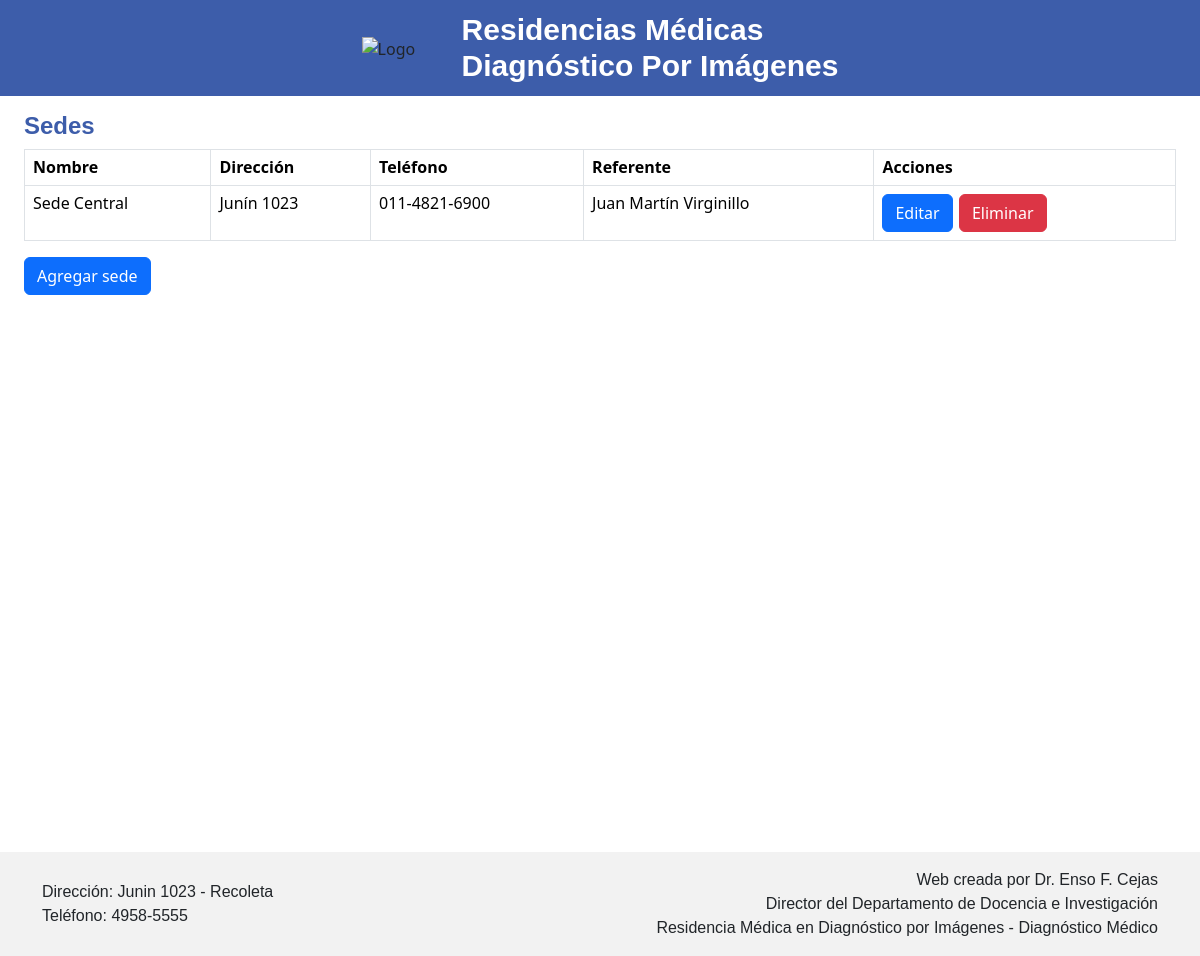
The app's page /sedes/, older data.
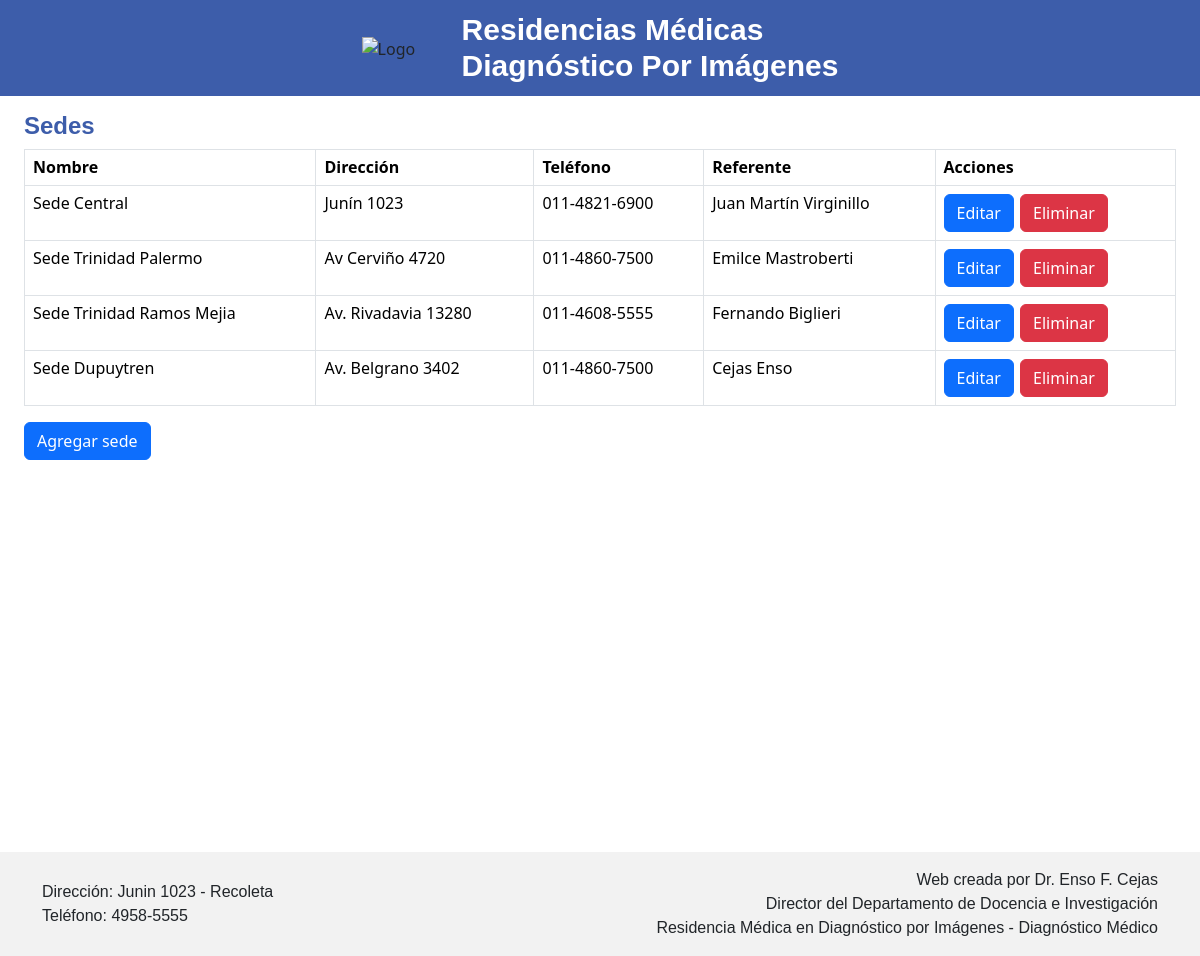
The same page, newer data.
### residentesdm/models.py (models this page shows, shortened)
class Sede(models.Model):
    nombre = models.CharField(max_length=200, unique=True)
    direccion = models.CharField(max_length=200)
    telefono = models.CharField(max_length=200)
    referente = models.CharField(max_length=200)

### residentesdm/views.py (the view)
# urls.py: path('sedes/', views.sedes, name='sedes'),
def sedes(request):
    sedes = Sede.objects.all()
    return render(request, 'sedes.html', {'sedes': sedes})

### residentesdm/templates/sedes.html (shortened to what this page needs)
{% extends "plantillas/base.html" %}
{% load static %}
{% block content %}
<main class="container-fluid mt-3">
    <h4 class="titulosede">Sedes<h4>
        <div class="table-responsive-lg">
            <table class="lassedes table-bordered table">
                <thead>
                    <tr>
                        <th class="fs-6">Nombre</th>
                        <th class="fs-6">Dirección</th>
                        <th class="fs-6">Teléfono</th>
                        <th class="fs-6">Referente</th>
                        <th class="fs-6">Acciones</th>
                    </tr>
                </thead>
                <tbody>
                    {% for sede in sedes %}
                    <tr>
                        <td class="fs-6" data-field="nombre">{{ sede.nombre }}</td>
                        <td class="fs-6" data-field="direccion">{{ sede.direccion }}</td>
                        <td class="fs-6" data-field="telefono">{{ sede.telefono }}</td>
                        <td class="fs-6" data-field="referente">{{ sede.referente }}</td>
                        <td>
                            <button class="btn btn-primary btn-edit" data-id="{{ sede.id }}">Editar</button>
                            <button class="btn btn-danger btn-delete" data-id="{{ sede.id }}">Eliminar</button>
                        </td>
                    </tr>
                    {% endfor %}
                </tbody>
            </table>
        </div>
    <a class="btn btn-primary mt-0" href="{% url 'residentesdm:agregarsede' %}">Agregar sede</a>
</main>
{% endblock %}

Row changes from the older to the newer data that the page shows:
added Sede: nombre "Sede Trinidad Palermo", direccion "Av Cerviño 4720", telefono "011-4860-7500", referente "Emilce Mastroberti"
added Sede: nombre "Sede Trinidad Ramos Mejia", direccion "Av. Rivadavia 13280", telefono "011-4608-5555", referente "Fernando Biglieri"
added Sede: nombre "Sede Dupuytren", direccion "Av. Belgrano 3402", telefono "011-4860-7500", referente "Cejas Enso"
